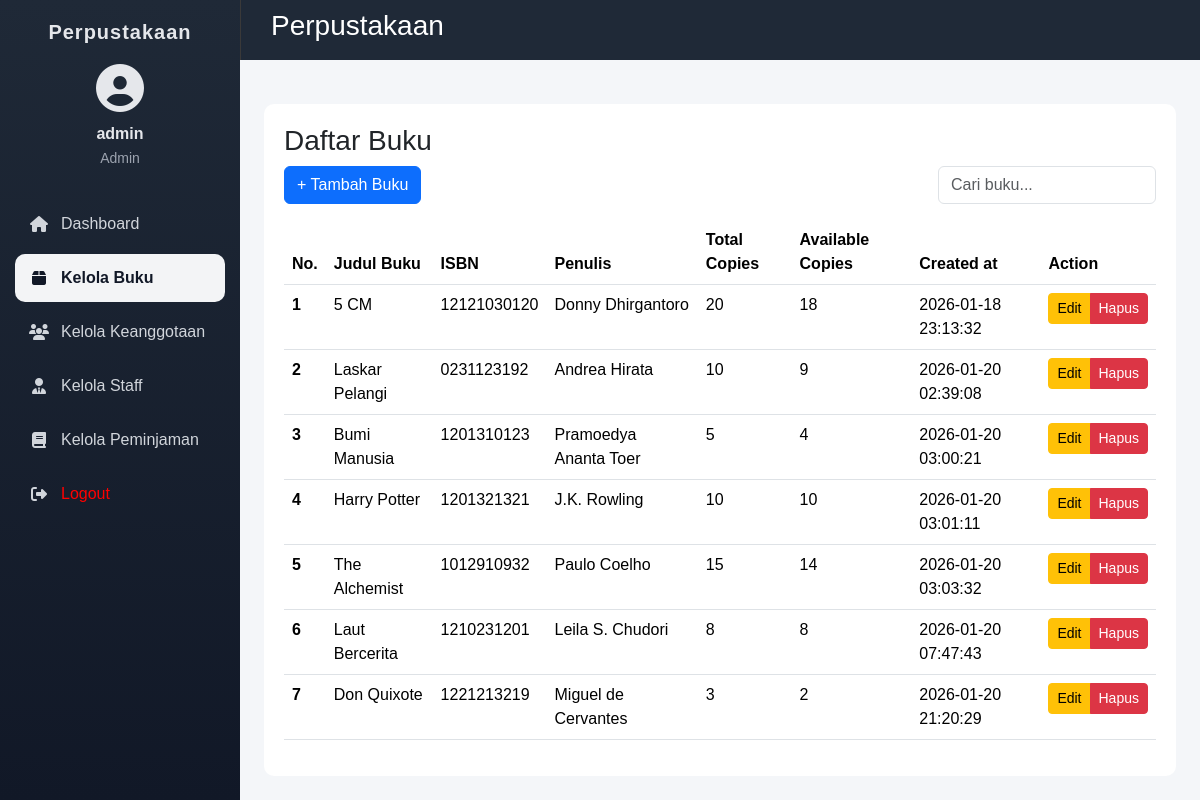
The page /buku/index.php (signed in) on the database its author committed.
### tables this page shows
CREATE TABLE `buku` (
  `id_buku` int(11) NOT NULL,
  `judul` varchar(255) NOT NULL,
  `isbn` varchar(20) DEFAULT NULL,
  `penulis` varchar(100) DEFAULT NULL,
  `total_copies` int(11) DEFAULT 0,
  `available_copies` int(11) DEFAULT 0,
  `created_at` timestamp NOT NULL DEFAULT current_timestamp()
);

### buku/index.php (the view, shortened to what this page needs)
<?php
require_once __DIR__ . '/../helper.php';
$buku = $conn->query('SELECT * FROM buku ORDER BY id_buku LIMIT 20')->fetch_all(MYSQLI_ASSOC);
?>
<!doctype html>
<html lang="en">
<head>
    <link
        href="https://cdn.jsdelivr.net/npm/bootstrap@5.3.2/dist/css/bootstrap.min.css"
        rel="stylesheet"
 />
    <link
        href="https://cdnjs.cloudflare.com/ajax/libs/font-awesome/6.5.0/css/all.min.css"
        rel="stylesheet" />
    <link rel="stylesheet" href="../dashboard.css">
</head>
<div class="dashboard-wrapper">
    <?php require_once __DIR__ . '/../layout/sidebar.php'; ?>
    <div class="main">
        <?php require_once __DIR__ . '/../layout/header.php'; ?>
        <section class="table-section">
            <h3>Daftar Buku</h3>
            <div class="d-flex justify-content-between align-items-center mb-3">
                <a href="create.php" class="btn btn-primary">+ Tambah Buku</a>
                <input type="text"
                    id="searchBuku"
                    class="form-control w-25"
                    placeholder="Cari buku...">
            </div>
            <table class="table">
                <thead>
                    <tr>
                        <th scope="col">No.</th>
                        <th scope="col">Judul Buku</th>
                        <th scope="col">ISBN</th>
                        <th scope="col">Penulis</th>
                        <th scope="col">Total Copies</th>
                        <th scope="col">Available Copies</th>
                        <th scope="col">Created at</th>
                        <th scope="col">Action</th>
                    </tr>
                </thead>
                <tbody>
                    <?php
                    $nomor = 1;
                    foreach ($buku as $key => $value): ?>
                        <tr>
                            <th scope="row"><?= $nomor++ ?></th>
                            <td><?= $value['judul'] ?></td>
                            <td><?= $value['isbn'] ?></td>
                            <td><?= $value['penulis'] ?></td>
                            <td><?= $value['total_copies'] ?></td>
                            <td><?= $value['available_copies'] ?></td>
                            <td><?= $value['created_at'] ?></td>
                            <td class="text-nowrap">
                                <div class="btn-group" role="group">
                                    <a href="edit.php?id_buku=<?= $value['id_buku'] ?>"
                                        class="btn btn-warning btn-sm">
                                        Edit
                                    </a>
                                    <a href="delete.php?id_buku=<?= $value['id_buku'] ?>"
                                        class="btn btn-danger btn-sm"
                                        onclick="return confirmDelete()">
                                        Hapus
                                    </a>
                                </div>
                            </td>
                        </tr>
                    <?php endforeach; ?>
                </tbody>
            </table>
        </section>
        <?php require_once __DIR__ . '/../layout/footer.php'; ?>
    </div>
</div>

### dashboard.css (style rules this page uses)
* { margin: 0; padding: 0; box-sizing: border-box; font-family: Arial, sans-serif; }
body { background-color: #f4f6f9; }
.dashboard-wrapper { display: flex; min-height: 100vh; }
.main { flex: 1; display: flex; flex-direction: column; }
.table-section { margin-top: 20px; background: white; padding: 20px; border-radius: 10px; }

### rows shown on the page
buku: judul "5 CM", isbn "12121030120", penulis "Donny Dhirgantoro", total_copies "20", available_copies "18", created_at "2026-01-18 23:13:32"
buku: judul "Laskar Pelangi", isbn "0231123192", penulis "Andrea Hirata", total_copies "10", available_copies "9", created_at "2026-01-20 02:39:08"
buku: judul "Bumi Manusia", isbn "1201310123", penulis "Pramoedya Ananta Toer", total_copies "5", available_copies "4", created_at "2026-01-20 03:00:21"
buku: judul "Harry Potter", isbn "1201321321", penulis "J.K. Rowling", total_copies "10", available_copies "10", created_at "2026-01-20 03:01:11"
buku: judul "The Alchemist", isbn "1012910932", penulis "Paulo Coelho", total_copies "15", available_copies "14", created_at "2026-01-20 03:03:32"
buku: judul "Laut Bercerita", isbn "1210231201", penulis "Leila S. Chudori", total_copies "8", available_copies "8", created_at "2026-01-20 07:47:43"
buku: judul "Don Quixote", isbn "1221213219", penulis "Miguel de Cervantes", total_copies "3", available_copies "2", created_at "2026-01-20 21:20:29"

### other values the page prints
$_SESSION['user_data']['username'] "admin"
$_SESSION['user_data']['role'] "Admin"
